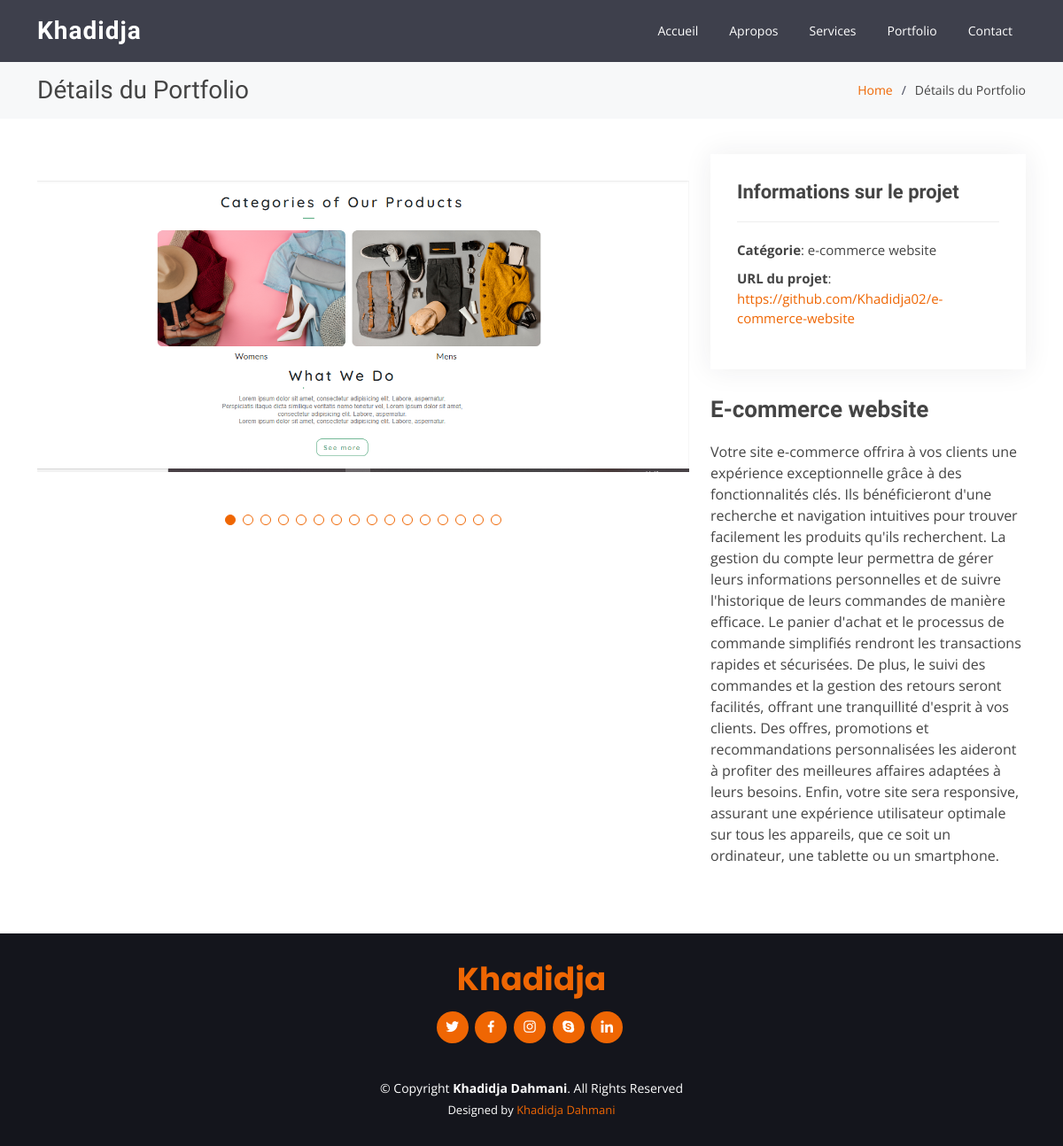
The page /portfolio/1/ on the database its author committed.
### webpages/models.py (models this page shows, shortened)
class AboutMe(models.Model):
    first_name = models.CharField(max_length=250)
    last_name = models.CharField(max_length=250)
    profession = models.CharField(max_length=500)
    github = models.URLField(max_length=300)
    email = models.EmailField(max_length=254)
    phone_number = models.CharField(max_length=100)
    description = models.TextField(blank=True, null=True)

class ProjectImage(models.Model):
    image = models.ImageField(upload_to='project_pictures/',storage=OverwriteStorage())

class Portfolio(models.Model):  # Corrected the class name here
    project_title = models.CharField(max_length=250)
    project_description = models.TextField(blank=True, null=True)
    project_first_image = models.ImageField(upload_to='project_pictures/',storage=OverwriteStorage(), blank=True, null=True)
    project_image = models.ManyToManyField('ProjectImage', blank=True)
    category = models.CharField(max_length=100)
    project_url = models.URLField(max_length=300)

### webpages/views.py (the view)
# urls.py: path('portfolio/<int:pk>/', portfolio_detail_view, name='portfolio_detail'),  # Portfolio detail
def portfolio_detail_view(request, pk):
    project = get_object_or_404(Portfolio, pk=pk)
    about_me_info = get_object_or_404(AboutMe)
    context = {
        'project': project,
        'first_name': about_me_info.first_name,
        'last_name': about_me_info.last_name,
        'profession': about_me_info.profession,
        'email': about_me_info.email,
        'phone_number': about_me_info.phone_number,
        'github': about_me_info.github,
        'description': about_me_info.description,
    }
    return render(request, 'portfolio-details.html', context)

### webpages/templates/portfolio-details.html (shortened to what this page needs)
{% load static %}
<!DOCTYPE html>
<html lang="en">
<head>
  <link href="{% static 'assets/vendor/animate.css/animate.min.css' %}" type="text/css" rel="stylesheet">
  <link href="{% static 'assets/vendor/aos/aos.css' %}" type="text/css" rel="stylesheet">
  <link href="{% static 'assets/vendor/bootstrap/css/bootstrap.min.css' %}" type="text/css" rel="stylesheet">
  <link href="{% static 'assets/vendor/bootstrap-icons/bootstrap-icons.css' %}" type="text/css" rel="stylesheet">
  <link href="{% static 'assets/vendor/boxicons/css/boxicons.min.css' %}"type="text/css" rel="stylesheet" >
  <link href="{% static 'assets/vendor/glightbox/css/glightbox.min.css' %}" type="text/css" rel="stylesheet">
  <link href="{% static 'assets/vendor/remixicon/remixicon.css' %}"type="text/css" rel="stylesheet">
  <link href="{% static 'assets/vendor/swiper/swiper-bundle.min.css' %}"type="text/css" rel="stylesheet">
  <link href="{% static 'assets/css/style.css' %}"  rel="stylesheet">
</head>
<body>
  <header id="header" class="fixed-top d-flex align-items-center ">
    <div class="container d-flex align-items-center justify-content-between">
      <div class="logo">
        <h1><a href="/">{{first_name}}</a></h1>
      </div>
      <nav id="navbar" class="navbar">
        <ul>
          <li><a class="nav-link scrollto " href="/">Accueil</a></li>
          <li><a class="nav-link scrollto" href="/#about">Apropos</a></li>
          <li><a class="nav-link scrollto" href="/#services">Services</a></li>
          <li><a class="nav-link scrollto " href="/#portfolio">Portfolio</a></li>
          <li><a class="nav-link scrollto" href="/#contact">Contact</a></li>
        </ul>
      </nav>
    </div>
  </header>
  <main id="main">
    <section id="breadcrumbs" class="breadcrumbs">
      <div class="container">
        <div class="d-flex justify-content-between align-items-center">
          <h2>Détails du Portfolio</h2>
          <ol>
            <li><a href="/">Home</a></li>
            <li>Détails du Portfolio</li>
          </ol>
        </div>
      </div>
    </section>
    <section id="portfolio-details" class="portfolio-details">
      <div class="container">
        <div class="row gy-4">
          <div class="col-lg-8">
            <div class="portfolio-details-slider swiper">
              <div class="swiper-wrapper align-items-center">
                {% for image in project.project_image.all %}
                <div class="swiper-slide">
                  <img src="{{ image.image.url }}" alt="">
                </div>
                {% endfor %}
              </div>
              <div class="swiper-pagination"></div>
            </div>
          </div>
          <div class="col-lg-4">
            <div class="portfolio-info">
              <h3>Informations sur le projet</h3>
              <ul>
                <li><strong>Catégorie</strong>: {{ project.category }}</li>
                <li><strong>URL du projet</strong>: <a href="{{ project.project_url }}">{{ project.project_url }}</a></li>
              </ul>
            </div>
            <div class="portfolio-description">
              <h2>{{ project.project_title }}</h2>
              <p>
                {{ project.project_description }}
              </p>
            </div>
          </div>
        </div>
      </div>
    </section>
  </main>
  <footer id="footer">
    <div class="container">
      <h3><a href="/">{{first_name}}</a></h3>
      <div class="social-links">
        <a href="#" class="twitter"><i class="bx bxl-twitter"></i></a>
        <a href="#" class="facebook"><i class="bx bxl-facebook"></i></a>
        <a href="#" class="instagram"><i class="bx bxl-instagram"></i></a>
        <a href="#" class="google-plus"><i class="bx bxl-skype"></i></a>
        <a href="#" class="linkedin"><i class="bx bxl-linkedin"></i></a>
      </div>
      <div class="copyright">
        &copy; Copyright <strong><span>{{first_name}} {{last_name}}</span></strong>. All Rights Reserved
      </div>
      <div class="credits">
        Designed by <a href="{%static 'index.html' %}">{{first_name}} {{last_name}}</a>
      </div>
    </div>
  </footer>
</body>
</html>

### webpages/static/assets/css/style.css (style rules this page uses)
body { font-family: "Open Sans", sans-serif; color: #444444; }
a { color: #ef6603; text-decoration: none; }
h1, h2, h3, h4, h5, h6 { font-family: "Raleway", sans-serif; }
#header { height: 70px; transition: all 0.5s; z-index: 997; transition: all 0.5s; background: rgba(42, 44, 57, 0.9); }
#header .logo h1 { font-size: 28px; margin: 0; padding: 0; line-height: 1; font-weight: 700; letter-spacing: 1px; }
#header .logo h1 a, #header .logo h1 a:hover { color: #fff; text-decoration: none; }
.navbar { padding: 0; }
.navbar ul { margin: 0; padding: 0; display: flex; list-style: none; align-items: center; }
.navbar li { position: relative; }
.navbar a, .navbar a:focus { display: flex; align-items: center; justify-content: space-between; padding: 5px 15px 7px 15px; margin-left: 5px; font-size: 14px; color: #fff; white-space: nowrap; transition: 0.3s; border-radius: 50px; }
section { padding: 60px 0; overflow: hidden; }
.portfolio-details { padding-top: 40px; }
.portfolio-details .portfolio-details-slider img { width: 100%; }
.portfolio-details .portfolio-details-slider .swiper-pagination { margin-top: 20px; position: relative; }
.portfolio-details .portfolio-info { padding: 30px; box-shadow: 0px 0 30px rgba(42, 44, 57, 0.08); }
.portfolio-details .portfolio-info h3 { font-size: 22px; font-weight: 700; margin-bottom: 20px; padding-bottom: 20px; border-bottom: 1px solid #eee; }
.portfolio-details .portfolio-info ul { list-style: none; padding: 0; font-size: 15px; }
.portfolio-details .portfolio-info ul li+li { margin-top: 10px; }
.portfolio-details .portfolio-description { padding-top: 30px; }
.portfolio-details .portfolio-description h2 { font-size: 26px; font-weight: 700; margin-bottom: 20px; }
.portfolio-details .portfolio-description p { padding: 0; }
.breadcrumbs { padding: 15px 0; margin-top: 70px; background: #f7f8f9; min-height: 40px; }
.breadcrumbs h2 { font-size: 28px; font-weight: 400; margin: 0; }
.breadcrumbs ol { display: flex; flex-wrap: wrap; list-style: none; padding: 0; margin: 0; font-size: 14px; }
.breadcrumbs ol li+li { padding-left: 10px; }
.breadcrumbs ol li+li::before { display: inline-block; padding-right: 10px; color: #404356; content: "/"; }
#footer { background: #14151c; color: #fff; font-size: 14px; text-align: center; padding: 30px 0; }
#footer h3 { font-size: 36px; font-weight: 700; color: #fff; position: relative; font-family: "Poppins", sans-serif; padding: 0; margin: 0 0 15px 0; }
#footer .social-links { margin: 0 0 40px 0; }
#footer .social-links a { font-size: 18px; display: inline-block; background: #ef6603; color: #fff; line-height: 1; padding: 8px 0; margin-right: 4px; border-radius: 50%; text-align: center; width: 36px; height: 36px; transition: 0.3s; }
#footer .copyright { margin: 0 0 5px 0; }
#footer .credits { font-size: 13px; }

### rows shown on the page
AboutMe: first_name "Khadidja", last_name "Dahmani"
ProjectImage: image (picture)
Portfolio: category "e-commerce website", project_url "https://github.com/Khadidja02/e-commerce-website", project_title "E-commerce website", project_description "Votre site e-commerce offrira à vos clients une expérience exceptionnelle grâce à des fonctionnalités clés. Ils bénéficieront d'une recherche et navigation intuitives pour trouver facilement les produits qu'ils recherchent. La gestion du compte leur permettra de gérer leurs informations personnelles et de suivre l'historique de leurs commandes de manière efficace. Le panier d'achat et le processus de commande simplifiés rendront les transactions rapides et sécurisées. De plus, le suivi des commandes et la gestion des retours seront facilités, offrant une tranquillité d'esprit à vos clients. Des offres, promotions et recommandations personnalisées les aideront à profiter des meilleures…"
